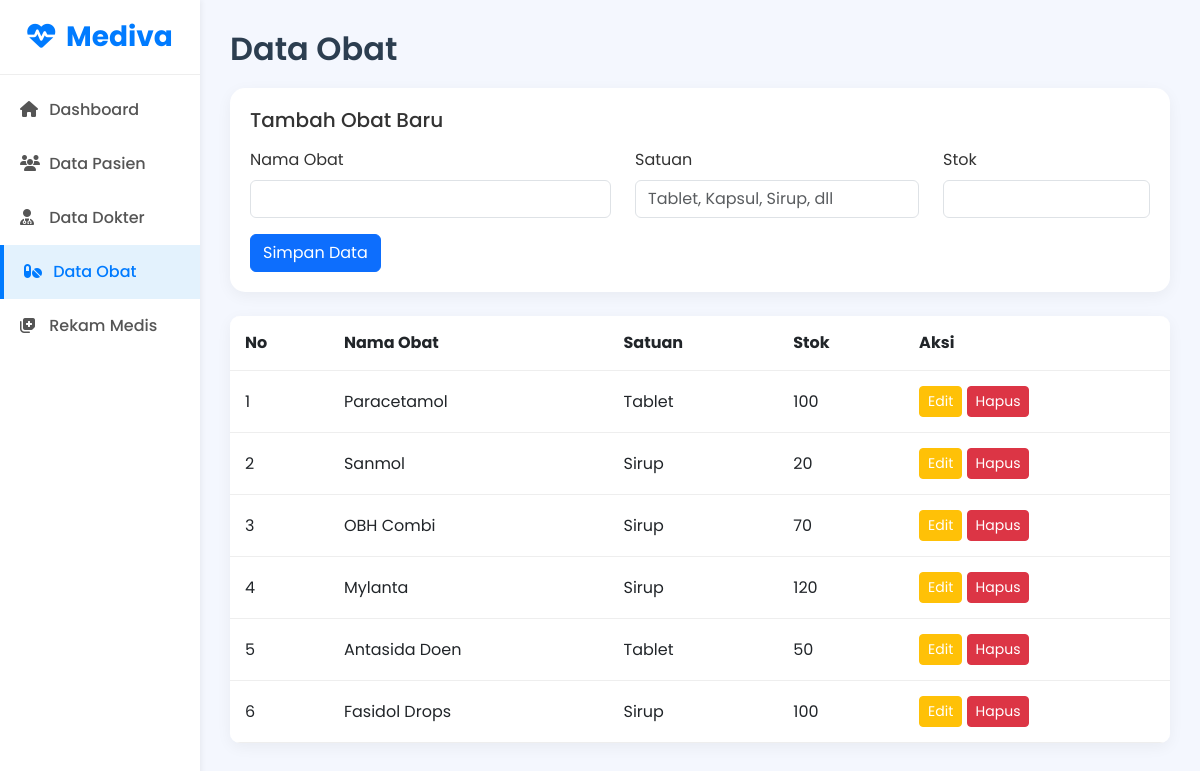
/obat.php, run on the app's committed database.
### tables this page shows
CREATE TABLE `obat` (
  `id_obat` int(11) NOT NULL,
  `nama_obat` varchar(100) NOT NULL,
  `satuan` varchar(30) NOT NULL,
  `stok` int(11) NOT NULL
);

### obat.php (the view, shortened to what this page needs)
<?php
include 'koneksi.php';
?>
<!DOCTYPE html>
<html lang="id">
<head>
    <link href="https://cdn.jsdelivr.net/npm/bootstrap@5.3.0/dist/css/bootstrap.min.css" rel="stylesheet">
    <link rel="stylesheet" href="https://cdnjs.cloudflare.com/ajax/libs/font-awesome/6.4.0/css/all.min.css">
</head>
<body>
<div class="container-fluid">
    <div class="row">
        <div class="col-md-2 sidebar p-0">
            <h3><i class="fas fa-heartbeat me-2"></i> Mediva</h3>
            <a href="index.php"><i class="fas fa-home"></i> Dashboard</a>
            <a href="pasien.php"><i class="fas fa-users"></i> Data Pasien</a>
            <a href="dokter.php"><i class="fas fa-user-md"></i> Data Dokter</a>
            <a href="obat.php" class="active"><i class="fas fa-pills"></i> Data Obat</a>
            <a href="rekam_medis.php"><i class="fas fa-notes-medical"></i> Rekam Medis</a>
        </div>
        <div class="col-md-10 main-content">
            <h2 class="page-title">Data Obat</h2>
            <div class="card-custom">
                <h5 class="mb-3">Tambah Obat Baru</h5>
                <form method="POST" action="">
                    <div class="row">
                        <div class="col-md-5 mb-3">
                            <label class="form-label">Nama Obat</label>
                            <input type="text" name="nama_obat" class="form-control" required>
                        </div>
                        <div class="col-md-4 mb-3">
                            <label class="form-label">Satuan</label>
                            <input type="text" name="satuan" class="form-control" placeholder="Tablet, Kapsul, Sirup, dll" required>
                        </div>
                        <div class="col-md-3 mb-3">
                            <label class="form-label">Stok</label>
                            <input type="number" name="stok" class="form-control" required>
                        </div>
                    </div>
                    <button type="submit" name="tambah" class="btn btn-primary">Simpan Data</button>
                </form>
            </div>
            <div class="table-custom mt-4">
                <table class="table mb-0">
                    <thead>
                        <tr>
                            <th>No</th>
                            <th>Nama Obat</th>
                            <th>Satuan</th>
                            <th>Stok</th>
                            <th>Aksi</th>
                        </tr>
                    </thead>
                    <tbody>
                        <?php
                        $no = 1;
                        $result = mysqli_query($conn, "SELECT * FROM obat");
                        if (mysqli_num_rows($result) > 0) {
                            while ($row = mysqli_fetch_assoc($result)) {
                                echo "<tr>";
                                echo "<td>" . $no++ . "</td>";
                                echo "<td>" . $row['nama_obat'] . "</td>";
                                echo "<td>" . $row['satuan'] . "</td>";
                                echo "<td>" . $row['stok'] . "</td>";
                                echo "<td>
                                        <a href='edit_obat.php?id=" . $row['id_obat'] . "' class='btn btn-sm btn-warning text-white'>Edit</a>
                                        <button type='button' class='btn btn-sm btn-danger' data-bs-toggle='modal' data-bs-target='#modalHapus' data-id='" . $row['id_obat'] . "'>Hapus</button>
                                      </td>";
                                echo "</tr>";
                            }
                        } else {
                            echo "<tr><td colspan='5' class='text-center'>Belum ada data obat.</td></tr>";
                        }
                        ?>
                    </tbody>
                </table>
            </div>
        </div>
    </div>
</div>
</body>
</html>

### obat.php (style rules this page uses)
body { background-color: #f4f7fe; font-family: 'Poppins', sans-serif; color: #333; }
.sidebar { background-color: #ffffff; min-height: 100vh; box-shadow: 2px 0 5px rgba(0,0,0,0.05); }
.sidebar h3 { color: #007bff; font-weight: 700; padding: 20px; text-align: center; border-bottom: 1px solid #eee; }
.sidebar a { display: block; padding: 15px 20px; color: #555; text-decoration: none; font-weight: 500; transition: 0.3s; }
.sidebar a:hover, .sidebar a.active { background-color: #e3f2fd; color: #007bff; border-left: 4px solid #007bff; }
.sidebar i { width: 25px; }
.main-content { padding: 30px; }
.page-title { color: #2c3e50; font-weight: 600; margin-bottom: 20px; }
.card-custom { background: #fff; border-radius: 15px; padding: 20px; box-shadow: 0 4px 15px rgba(0,0,0,0.05); border: none; margin-bottom: 20px; }
.table-custom { background: #fff; border-radius: 10px; overflow: hidden; box-shadow: 0 4px 15px rgba(0,0,0,0.05); }
.table-custom thead { background-color: #f8f9fa; color: #555; }
.table-custom th, .table-custom td { padding: 15px; border-bottom: 1px solid #eee; vertical-align: middle; }

### data on the page
obat: nama_obat "Paracetamol", satuan "Tablet", stok "100"
obat: nama_obat "Sanmol", satuan "Sirup", stok "20"
obat: nama_obat "OBH Combi", satuan "Sirup", stok "70"
obat: nama_obat "Mylanta", satuan "Sirup", stok "120"
obat: nama_obat "Antasida Doen", satuan "Tablet", stok "50"
obat: nama_obat "Fasidol Drops", satuan "Sirup", stok "100"
